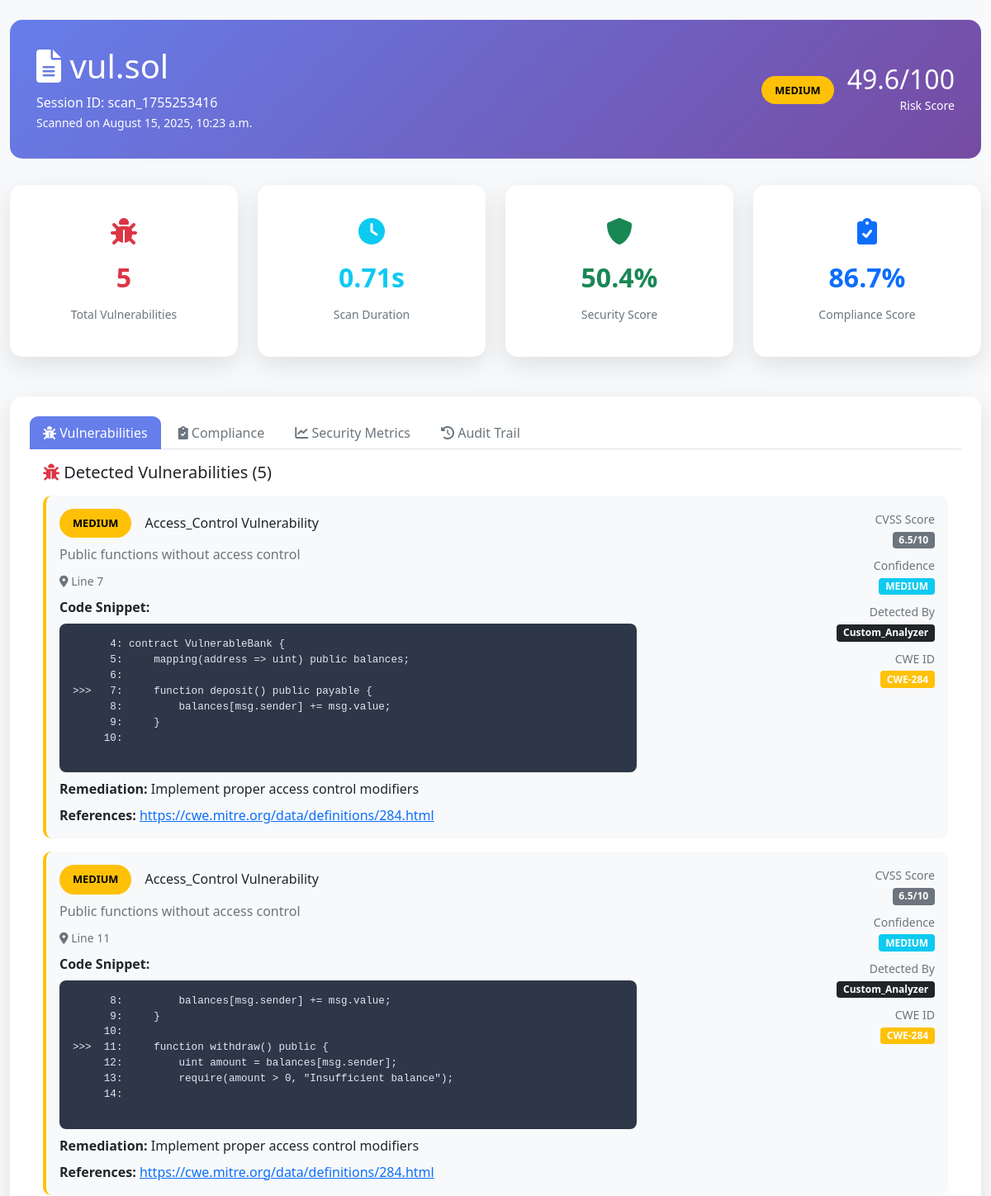
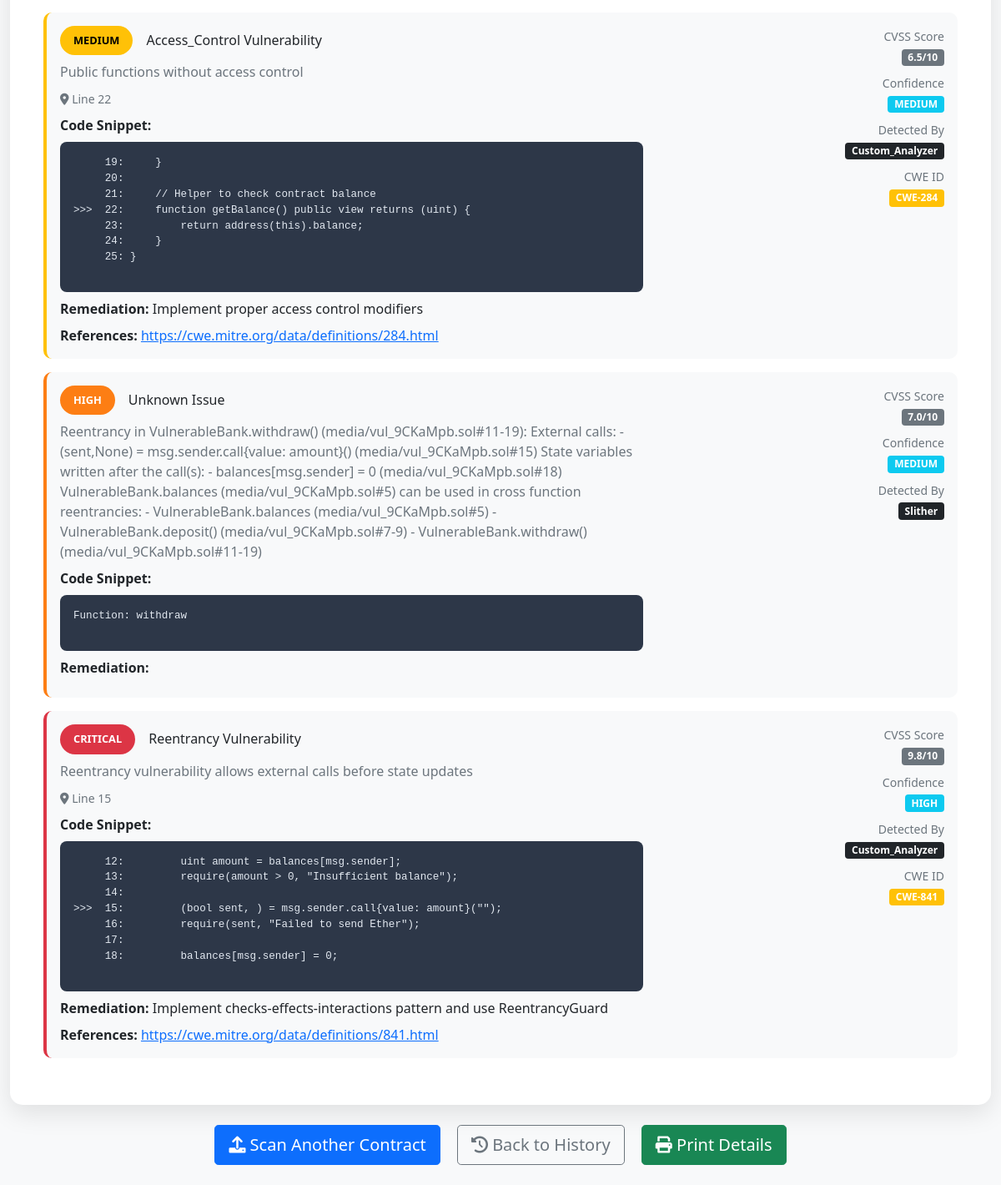
Page /detail/scan_1755253416/ on the committed database (2 pictures, top to bottom).
### scanner/models.py (models this page shows)
class ScanSession(models.Model):
    id = models.UUIDField(primary_key=True, default=uuid.uuid4, editable=False)
    user = models.ForeignKey(User, on_delete=models.CASCADE, null=True, blank=True)
    session_id = models.CharField(max_length=100, unique=True)
    contract_name = models.CharField(max_length=255)
    contract_hash = models.CharField(max_length=64)  # SHA256 hash of contract
    scan_timestamp = models.DateTimeField(auto_now_add=True)
    scan_duration = models.FloatField(default=0.0)  # in seconds
    risk_score = models.FloatField(default=0.0)  # 0-100 risk assessment
    severity_level = models.CharField(max_length=20, choices=[
        ('LOW', 'Low'),
        ('MEDIUM', 'Medium'),
        ('HIGH', 'High'),
        ('CRITICAL', 'Critical')
    ], default='LOW')
    status = models.CharField(max_length=20, choices=[
        ('PENDING', 'Pending'),
        ('RUNNING', 'Running'),
        ('COMPLETED', 'Completed'),
        ('FAILED', 'Failed')
    ], default='PENDING')
    class Meta:
        ordering = ['-scan_timestamp']

class SecurityMetric(models.Model):
    scan_session = models.OneToOneField(ScanSession, on_delete=models.CASCADE, related_name='security_metrics')
    total_vulnerabilities = models.IntegerField(default=0)
    critical_vulnerabilities = models.IntegerField(default=0)
    high_vulnerabilities = models.IntegerField(default=0)
    medium_vulnerabilities = models.IntegerField(default=0)
    low_vulnerabilities = models.IntegerField(default=0)
    code_complexity = models.FloatField(default=0.0)
    cyclomatic_complexity = models.IntegerField(default=0)
    maintainability_index = models.FloatField(default=0.0)
    security_score = models.FloatField(default=0.0)  # 0-100
    gas_optimization_score = models.FloatField(default=0.0)  # 0-100
    compliance_score = models.FloatField(default=0.0)  # 0-100

class Vulnerability(models.Model):
    id = models.UUIDField(primary_key=True, default=uuid.uuid4, editable=False)
    scan_session = models.ForeignKey(ScanSession, on_delete=models.CASCADE, related_name='vulnerabilities')
    vulnerability_type = models.CharField(max_length=100)
    title = models.CharField(max_length=255)
    description = models.TextField()
    severity = models.CharField(max_length=20, choices=[
        ('LOW', 'Low'),
        ('MEDIUM', 'Medium'),
        ('HIGH', 'High'),
        ('CRITICAL', 'Critical')
    ])
    confidence = models.CharField(max_length=20, choices=[
        ('LOW', 'Low'),
        ('MEDIUM', 'Medium'),
        ('HIGH', 'High')
    ])
    cwe_id = models.CharField(max_length=20, blank=True)  # Common Weakness Enumeration
    cvss_score = models.FloatField(null=True, blank=True)  # Common Vulnerability Scoring System
    line_number = models.IntegerField(null=True, blank=True)
    code_snippet = models.TextField(blank=True)
    remediation = models.TextField()
    references = models.TextField(blank=True)
    detected_by = models.CharField(max_length=50)  # 'slither', 'custom', 'mythril', etc.
    class Meta:
        ordering = ['-severity', '-cvss_score']

### scanner/views.py (the view)
# urls.py: path('detail/<str:session_id>/', views.scan_detail, name='scan_detail'),
def scan_detail(request, session_id):
    scan_session = get_object_or_404(ScanSession, session_id=session_id)
    vulnerabilities = Vulnerability.objects.filter(scan_session=scan_session)
    security_metrics = getattr(scan_session, 'security_metrics', None)
    compliance_checks = ComplianceCheck.objects.filter(scan_session=scan_session)
    audit_trails = AuditTrail.objects.filter(scan_session=scan_session)
    context = {
        'scan_session': scan_session,
        'vulnerabilities': vulnerabilities,
        'security_metrics': security_metrics,
        'compliance_checks': compliance_checks,
        'audit_trails': audit_trails,
    }
    return render(request, 'scanner/detail.html', context)

### scanner/templates/scanner/detail.html (shortened to what this page needs)
<!DOCTYPE html>
<html lang="en">
<head>
    <link href="https://cdn.jsdelivr.net/npm/bootstrap@5.1.3/dist/css/bootstrap.min.css" rel="stylesheet">
    <link href="https://cdnjs.cloudflare.com/ajax/libs/font-awesome/6.0.0/css/all.min.css" rel="stylesheet">
</head>
<body>
    <div class="container-fluid py-4">
        <div class="detail-header">
            <div class="row align-items-center">
                <div class="col-md-8">
                    <h1><i class="fas fa-file-alt"></i> {{ scan_session.contract_name }}</h1>
                    <p class="mb-0">Session ID: {{ scan_session.session_id }}</p>
                    <small>Scanned on {{ scan_session.scan_timestamp|date:"F j, Y, g:i a" }}</small>
                </div>
                <div class="col-md-4 text-end">
                    <div class="d-flex align-items-center justify-content-end">
                        <div class="me-3">
                            <span class="severity-badge severity-{{ scan_session.severity_level|lower }}">
                                {{ scan_session.severity_level }}
                            </span>
                        </div>
                        <div>
                            <h2 class="mb-0">{{ scan_session.risk_score|floatformat:1 }}/100</h2>
                            <small>Risk Score</small>
                        </div>
                    </div>
                </div>
            </div>
        </div>
        <div class="row mb-4">
            <div class="col-lg-3 col-md-6">
                <div class="detail-card">
                    <div class="metric-highlight">
                        <i class="fas fa-bug fa-2x text-danger mb-3"></i>
                        <div class="metric-value text-danger">{{ vulnerabilities|length }}</div>
                        <small class="text-muted">Total Vulnerabilities</small>
                    </div>
                </div>
            </div>
            <div class="col-lg-3 col-md-6">
                <div class="detail-card">
                    <div class="metric-highlight">
                        <i class="fas fa-clock fa-2x text-info mb-3"></i>
                        <div class="metric-value text-info">{{ scan_session.scan_duration|floatformat:2 }}s</div>
                        <small class="text-muted">Scan Duration</small>
                    </div>
                </div>
            </div>
            <div class="col-lg-3 col-md-6">
                <div class="detail-card">
                    <div class="metric-highlight">
                        <i class="fas fa-shield-alt fa-2x text-success mb-3"></i>
                        <div class="metric-value text-success">
                            {% if security_metrics %}
                                {{ security_metrics.security_score|floatformat:1 }}%
                            {% else %}
                                N/A
                            {% endif %}
                        </div>
                        <small class="text-muted">Security Score</small>
                    </div>
                </div>
            </div>
            <div class="col-lg-3 col-md-6">
                <div class="detail-card">
                    <div class="metric-highlight">
                        <i class="fas fa-clipboard-check fa-2x text-primary mb-3"></i>
                        <div class="metric-value text-primary">
                            {% if security_metrics %}
                                {{ security_metrics.compliance_score|floatformat:1 }}%
                            {% else %}
                                N/A
                            {% endif %}
                        </div>
                        <small class="text-muted">Compliance Score</small>
                    </div>
                </div>
            </div>
        </div>
        <div class="detail-card">
            <ul class="nav nav-tabs" id="detailTabs" role="tablist">
                <li class="nav-item" role="presentation">
                    <button class="nav-link active" id="vulnerabilities-tab" data-bs-toggle="tab"
                            data-bs-target="#vulnerabilities" type="button" role="tab">
                        <i class="fas fa-bug"></i> Vulnerabilities
                    </button>
                </li>
                <li class="nav-item" role="presentation">
                    <button class="nav-link" id="compliance-tab" data-bs-toggle="tab"
                            data-bs-target="#compliance" type="button" role="tab">
                        <i class="fas fa-clipboard-check"></i> Compliance
                    </button>
                </li>
                <li class="nav-item" role="presentation">
                    <button class="nav-link" id="metrics-tab" data-bs-toggle="tab"
                            data-bs-target="#metrics" type="button" role="tab">
                        <i class="fas fa-chart-line"></i> Security Metrics
                    </button>
                </li>
                <li class="nav-item" role="presentation">
                    <button class="nav-link" id="audit-tab" data-bs-toggle="tab"
                            data-bs-target="#audit" type="button" role="tab">
                        <i class="fas fa-history"></i> Audit Trail
                    </button>
                </li>
            </ul>
            <div class="tab-content" id="detailTabsContent">
                <div class="tab-pane fade show active" id="vulnerabilities" role="tabpanel">
                    <div class="p-3">
                        <h5 class="mb-3">
                            <i class="fas fa-bug text-danger"></i>
                            Detected Vulnerabilities ({{ vulnerabilities|length }})
                        </h5>
                        {% if vulnerabilities %}
                            {% for vulnerability in vulnerabilities %}
                            <div class="vulnerability-item {{ vulnerability.severity|lower }}">
                                <div class="row">
                                    <div class="col-md-8">
                                        <div class="d-flex align-items-center mb-2">
                                            <span class="severity-badge severity-{{ vulnerability.severity|lower }} me-3">
                                                {{ vulnerability.severity }}
                                            </span>
                                            <h6 class="mb-0">{{ vulnerability.title }}</h6>
                                        </div>
                                        <p class="text-muted mb-2">{{ vulnerability.description }}</p>
                                        {% if vulnerability.line_number %}
                                        <div class="mb-2">
                                            <small class="text-muted">
                                                <i class="fas fa-map-marker-alt"></i> Line {{ vulnerability.line_number }}
                                            </small>
                                        </div>
                                        {% endif %}
                                        {% if vulnerability.code_snippet %}
                                        <div class="mb-2">
                                            <strong>Code Snippet:</strong>
                                            <div class="code-snippet mt-2">
                                                <pre>{{ vulnerability.code_snippet }}</pre>
                                            </div>
                                        </div>
                                        {% endif %}
                                        <div class="mb-2">
                                            <strong>Remediation:</strong> {{ vulnerability.remediation }}
                                        </div>
                                        {% if vulnerability.references %}
                                        <div>
                                            <strong>References:</strong>
                                            <a href="{{ vulnerability.references }}" target="_blank" class="text-primary">
                                                {{ vulnerability.references }}
                                            </a>
                                        </div>
                                        {% endif %}
                                    </div>
                                    <div class="col-md-4">
                                        <div class="text-end">
                                            <div class="mb-2">
                                                <small class="text-muted">CVSS Score</small><br>
                                                <span class="badge bg-secondary">{{ vulnerability.cvss_score|floatformat:1 }}/10</span>
                                            </div>
                                            <div class="mb-2">
                                                <small class="text-muted">Confidence</small><br>
                                                <span class="badge bg-info">{{ vulnerability.confidence }}</span>
                                            </div>
                                            <div class="mb-2">
                                                <small class="text-muted">Detected By</small><br>
                                                <span class="badge bg-dark">{{ vulnerability.detected_by|title }}</span>
                                            </div>
                                            {% if vulnerability.cwe_id %}
                                            <div>
                                                <small class="text-muted">CWE ID</small><br>
                                                <span class="badge bg-warning">{{ vulnerability.cwe_id }}</span>
                                            </div>
                                            {% endif %}
                                        </div>
                                    </div>
                                </div>
                            </div>
                            {% endfor %}
                        {% else %}
                            <div class="alert alert-success">
                                <i class="fas fa-check-circle"></i> No vulnerabilities detected! Your contract appears to be secure.
                            </div>
                        {% endif %}
                    </div>
                </div>
            </div>
        </div>
        <div class="row mt-4">
            <div class="col-lg-12 text-center">
                <a href="{% url 'upload_contract' %}" class="btn btn-primary btn-lg me-3">
                    <i class="fas fa-upload"></i> Scan Another Contract
                </a>
                <a href="{% url 'scan_history' %}" class="btn btn-outline-secondary btn-lg me-3">
                    <i class="fas fa-history"></i> Back to History
                </a>
                <button class="btn btn-success btn-lg" onclick="window.print()">
                    <i class="fas fa-print"></i> Print Details
                </button>
            </div>
        </div>
    </div>
</body>
</html>

### scanner/templates/scanner/detail.html (style rules this page uses)
body { background: #f8f9fa; font-family: 'Segoe UI', Tahoma, Geneva, Verdana, sans-serif; }
.detail-header { background: linear-gradient(135deg, #667eea 0%, #764ba2 100%); color: white; padding: 2rem; border-radius: 15px; margin-bottom: 2rem; }
.detail-card { background: white; border-radius: 15px; padding: 1.5rem; box-shadow: 0 10px 30px rgba(0, 0, 0, 0.1); margin-bottom: 1.5rem; }
.vulnerability-item { background: #f8f9fa; border-radius: 10px; padding: 1rem; margin-bottom: 1rem; border-left: 4px solid; }
.vulnerability-item.critical { border-left-color: #dc3545; }
.vulnerability-item.high { border-left-color: #fd7e14; }
.vulnerability-item.medium { border-left-color: #ffc107; }
.severity-badge { padding: 0.5rem 1rem; border-radius: 20px; font-weight: 600; font-size: 0.8rem; }
.severity-critical { background: #dc3545; color: white; }
.severity-high { background: #fd7e14; color: white; }
.severity-medium { background: #ffc107; color: black; }
.code-snippet { background: #2d3748; color: #e2e8f0; border-radius: 8px; padding: 1rem; font-family: 'Courier New', monospace; font-size: 0.9rem; overflow-x: auto; }
.metric-highlight { text-align: center; padding: 1rem; }
.metric-value { font-size: 2rem; font-weight: bold; margin-bottom: 0.5rem; }
.nav-tabs .nav-link { border: none; border-radius: 10px 10px 0 0; margin-right: 5px; color: #6c757d; }
.nav-tabs .nav-link.active { background: #667eea; color: white; border: none; }

### rows in the picture
ScanSession: contract_name "vul.sol", session_id "scan_1755253416", scan_timestamp "August 15, 2025, 10:23 a.m.", severity_level "MEDIUM", risk_score "49.6", scan_duration "0.71"
SecurityMetric: security_score "50.4", compliance_score "86.7"
Vulnerability: severity "MEDIUM", title "Access_Control Vulnerability", description "Public functions without access control", line_number "7", code_snippet "4: contract VulnerableBank { 5: mapping(address => uint) public balances; 6: >>> 7: function deposit() public payable { 8: balances[msg.sender] += msg.value; 9: } 10:", remediation "Implement proper access control modifiers", references "https://cwe.mitre.org/data/definitions/284.html", cvss_score "6.5", confidence "MEDIUM", detected_by "Custom_Analyzer", cwe_id "CWE-284"
Vulnerability: severity "MEDIUM", title "Access_Control Vulnerability", description "Public functions without access control", line_number "11", code_snippet "8: balances[msg.sender] += msg.value; 9: } 10: >>> 11: function withdraw() public { 12: uint amount = balances[msg.sender]; 13: require(amount > 0, \"Insufficient balance\"); 14:", remediation "Implement proper access control modifiers", references "https://cwe.mitre.org/data/definitions/284.html", cvss_score "6.5", confidence "MEDIUM", detected_by "Custom_Analyzer", cwe_id "CWE-284"
Vulnerability: severity "MEDIUM", title "Access_Control Vulnerability", description "Public functions without access control", line_number "22", code_snippet "19: } 20: 21: // Helper to check contract balance >>> 22: function getBalance() public view returns (uint) { 23: return address(this).balance; 24: } 25: }", remediation "Implement proper access control modifiers", references "https://cwe.mitre.org/data/definitions/284.html", cvss_score "6.5", confidence "MEDIUM", detected_by "Custom_Analyzer", cwe_id "CWE-284"
Vulnerability: severity "HIGH", title "Unknown Issue", description "Reentrancy in VulnerableBank.withdraw() (media/vul_9CKaMpb.sol#11-19): External calls: - (sent,None) = msg.sender.call{value: amount}() (media/vul_9CKaMpb.sol#15) State variables written after the call(s): - balances[msg.sender] = 0 (media/vul_9CKaMpb.sol#18) VulnerableBank.balances (media/vul_9CKaMpb.sol#5) can be used in cross function reentrancies: - VulnerableBank.balances (media/vul_9CKaMpb.sol#5) - VulnerableBank.deposit() (media/vul_9CKaMpb.sol#7-9) - VulnerableBank.withdraw() (media/vul_9CKaMpb.sol#11-19)", code_snippet "Function: withdraw", cvss_score "7.0", confidence "MEDIUM", detected_by "Slither"
Vulnerability: severity "CRITICAL", title "Reentrancy Vulnerability", description "Reentrancy vulnerability allows external calls before state updates", line_number "15", code_snippet "12: uint amount = balances[msg.sender]; 13: require(amount > 0, \"Insufficient balance\"); 14: >>> 15: (bool sent, ) = msg.sender.call{value: amount}(\"\"); 16: require(sent, \"Failed to send Ether\"); 17: 18: balances[msg.sender] = 0;", remediation "Implement checks-effects-interactions pattern and use ReentrancyGuard", references "https://cwe.mitre.org/data/definitions/841.html", cvss_score "9.8", confidence "HIGH", detected_by "Custom_Analyzer", cwe_id "CWE-841"

### other values in the picture
{{ vulnerabilities|length }} "5"
